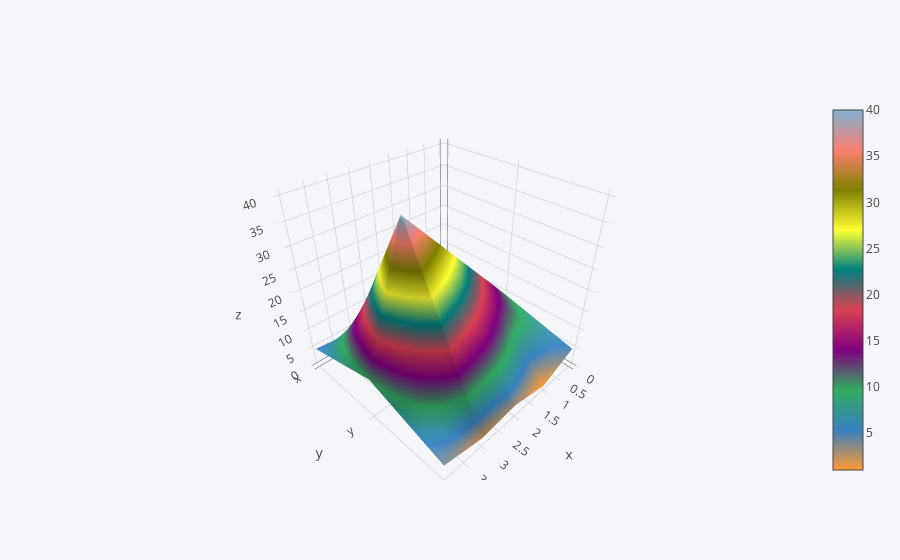

Notebook code for this chart:
### Code cell
##SURFACE iplot
df6.iplot(kind='surface')

### Figure 1 — Plotly figure (JSON) as saved in the notebook; plotly's stock layout.template omitted (floating-point values rounded to 4 significant figures)
{"data": [{"colorscale": [[0, "rgb(255, 153, 51)"], [0.1111, "rgb(55, 128, 191)"], [0.2222, "rgb(50, 171, 96)"], [0.3333, "rgb(128, 0, 128)"], [0.4444, "rgb(219, 64, 82)"], [0.5556, "rgb(0, 128, 128)"], [0.6667, "rgb(255, 255, 51)"], [0.7778, "rgb(128, 128, 0)"], [0.8889, "rgb(251, 128, 114)"], [1, "rgb(128, 177, 211)"]], "type": "surface", "uid": "bbda2bba-b7e9-11e8-b651-98e0d995ebcd", "x": [0, 1, 2, 3, 4], "y": ["x", "y", "z"], "z": [[1, 2, 3, 4, 5], [10, 20, 30, 40, 10], [5, 1, 3, 2, 4]]}], "layout": {"legend": {"bgcolor": "#F5F6F9", "font": {"color": "#4D5663"}}, "paper_bgcolor": "#F5F6F9", "plot_bgcolor": "#F5F6F9", "titlefont": {"color": "#4D5663"}, "xaxis": {"gridcolor": "#E1E5ED", "showgrid": true, "tickfont": {"color": "#4D5663"}, "title": "", "titlefont": {"color": "#4D5663"}, "zerolinecolor": "#E1E5ED"}, "yaxis": {"gridcolor": "#E1E5ED", "showgrid": true, "tickfont": {"color": "#4D5663"}, "title": "", "titlefont": {"color": "#4D5663"}, "zerolinecolor": "#E1E5ED"}}}
